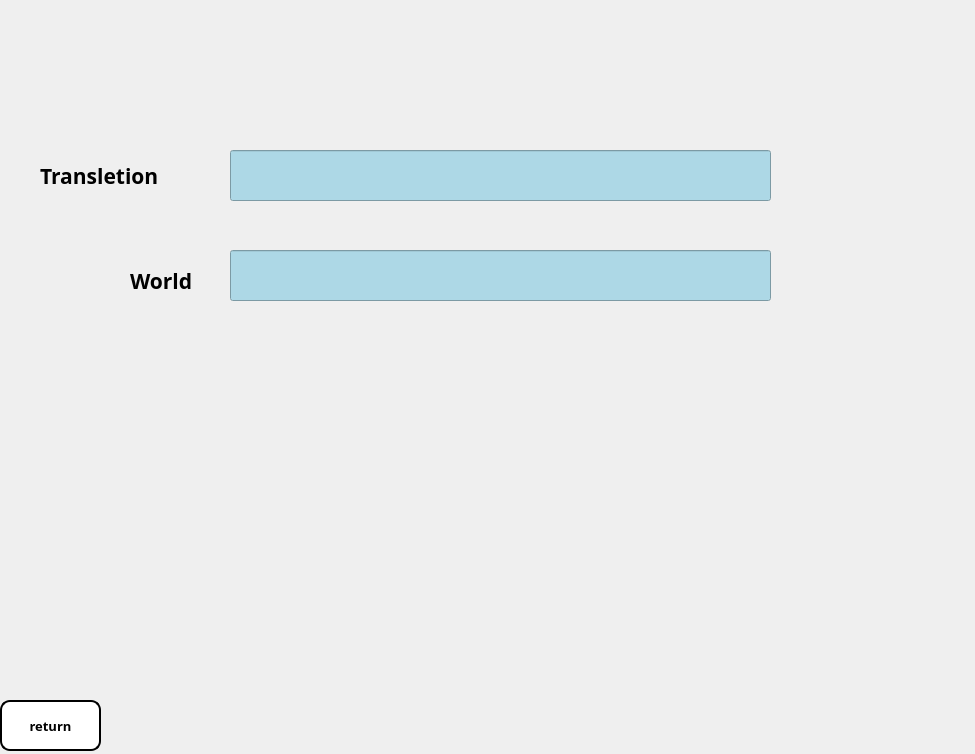
<?xml version="1.0" encoding="UTF-8"?>
<ui version="4.0">
 <class>Form</class>
 <widget class="QWidget" name="Form">
  <property name="geometry">
   <rect>
    <x>0</x>
    <y>0</y>
    <width>975</width>
    <height>754</height>
   </rect>
  </property>
  <property name="windowTitle">
   <string>Form</string>
  </property>
  <widget class="QLabel" name="label_2">
   <property name="geometry">
    <rect>
     <x>40</x>
     <y>160</y>
     <width>191</width>
     <height>31</height>
    </rect>
   </property>
   <property name="font">
    <font>
     <family>Rockwell Extra Bold</family>
     <pointsize>16</pointsize>
     <weight>75</weight>
     <bold>true</bold>
    </font>
   </property>
   <property name="text">
    <string>Transletion</string>
   </property>
  </widget>
  <widget class="QLabel" name="label">
   <property name="geometry">
    <rect>
     <x>130</x>
     <y>270</y>
     <width>101</width>
     <height>21</height>
    </rect>
   </property>
   <property name="font">
    <font>
     <family>Rockwell Extra Bold</family>
     <pointsize>16</pointsize>
     <weight>75</weight>
     <bold>true</bold>
    </font>
   </property>
   <property name="text">
    <string>World</string>
   </property>
  </widget>
  <widget class="QLineEdit" name="palavra">
   <property name="geometry">
    <rect>
     <x>230</x>
     <y>150</y>
     <width>541</width>
     <height>51</height>
    </rect>
   </property>
   <property name="font">
    <font>
     <family>Rockwell Extra Bold</family>
     <pointsize>20</pointsize>
     <weight>75</weight>
     <bold>true</bold>
    </font>
   </property>
   <property name="styleSheet">
    <string notr="true">background-color: lightblue; /* Azul claro */
</string>
   </property>
   <property name="text">
    <string/>
   </property>
  </widget>
  <widget class="QLineEdit" name="traducao">
   <property name="geometry">
    <rect>
     <x>230</x>
     <y>250</y>
     <width>541</width>
     <height>51</height>
    </rect>
   </property>
   <property name="font">
    <font>
     <family>Rockwell Extra Bold</family>
     <pointsize>20</pointsize>
     <weight>75</weight>
     <bold>true</bold>
    </font>
   </property>
   <property name="styleSheet">
    <string notr="true">background-color: lightblue; /* Azul claro */
</string>
   </property>
   <property name="text">
    <string/>
   </property>
  </widget>
  <widget class="QPushButton" name="pushButton_2">
   <property name="geometry">
    <rect>
     <x>0</x>
     <y>700</y>
     <width>101</width>
     <height>51</height>
    </rect>
   </property>
   <property name="font">
    <font>
     <family>Rockwell Extra Bold</family>
     <pointsize>10</pointsize>
     <weight>75</weight>
     <bold>true</bold>
    </font>
   </property>
   <property name="styleSheet">
    <string notr="true">QPushButton {
    background-color:White;
    color: black;
    border-radius: 10px;
    border: 2px solid black;
}

QPushButton:hover {
    background-color: Gray;
    color: white;
    border: 2px solid white;
}

QPushButton:pressed {
    background-color:Gray;
    border: 2px solid yellow;
}</string>
   </property>
   <property name="text">
    <string>return</string>
   </property>
  </widget>
 </widget>
 <resources/>
 <connections/>
</ui>
